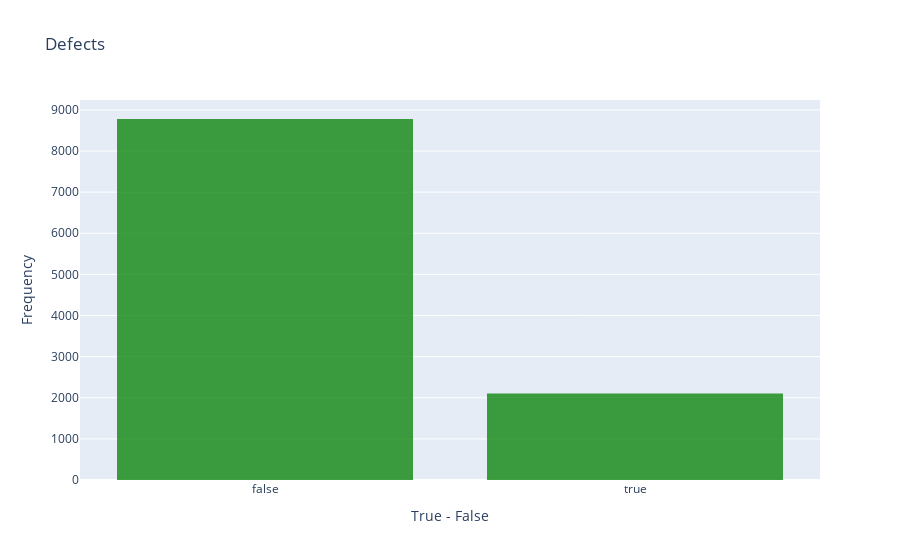

Here is the notebook cell this chart was saved with:
### Markdown cell above
Histrogram visualization

### Code cell
trace = go.Histogram(
    x = data.defects,
    opacity = 0.75,
    name = "Defects",
    marker = dict(color = 'green'))

hist_data = [trace]
hist_layout = go.Layout(barmode='overlay',
                   title = 'Defects',
                   xaxis = dict(title = 'True - False'),
                   yaxis = dict(title = 'Frequency'),
)
fig = go.Figure(data = hist_data, layout = hist_layout)
iplot(fig)

### Figure 1 — Plotly figure (JSON) as saved in the notebook; plotly's stock layout.template omitted (floating-point values rounded to 4 significant figures; data arrays with more than 128 entries replaced by an {"elided": "..."} marker saying what was removed)
{"data": [{"marker": {"color": "green"}, "name": "Defects", "opacity": 0.75, "type": "histogram", "x": {"elided": "10885 bool values"}}], "layout": {"autosize": true, "barmode": "overlay", "title": {"text": "Defects"}, "xaxis": {"autorange": true, "range": [-0.5, 1.5], "title": {"text": "True - False"}, "type": "category"}, "yaxis": {"autorange": true, "range": [0, 9241.0], "title": {"text": "Frequency"}}}}
